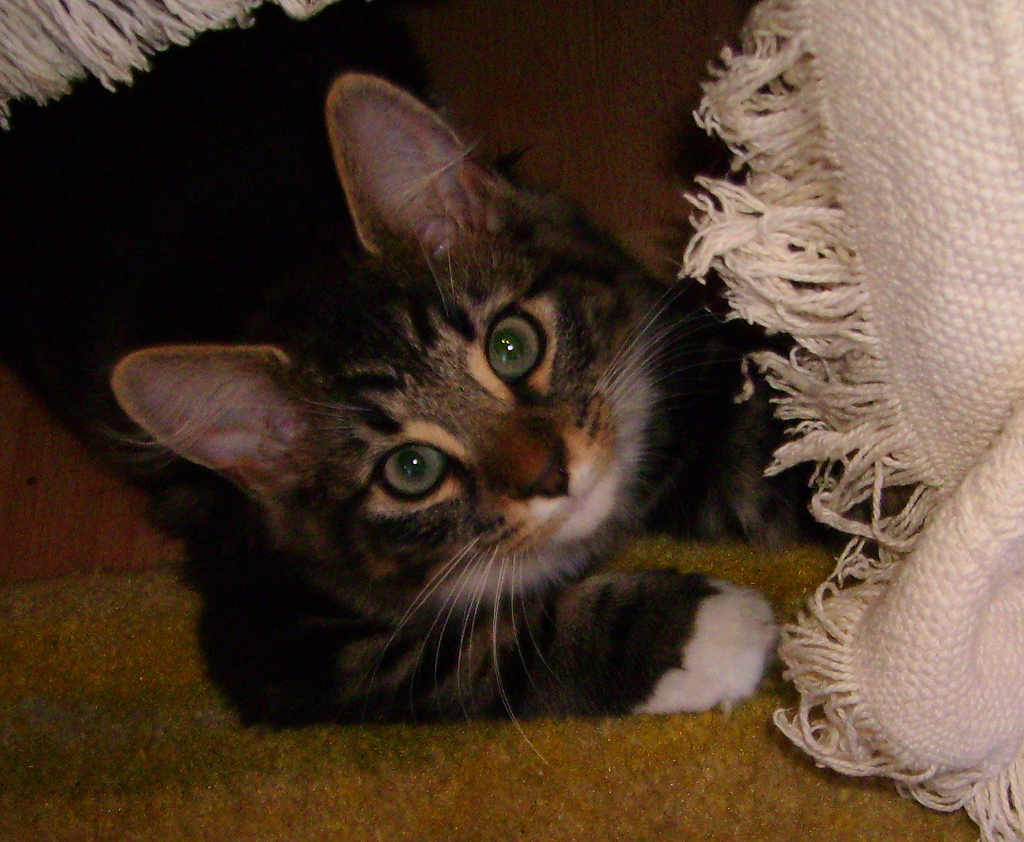
#> input picture Dataset/1.jpg, 1024 x 842 px, found by its file name
$ jupyter execute Similarity.ipynb
#> lines starting #> are read from the running program, lines starting #| are printed output that depends on the picture
[cell 1]
import cv2
import matplotlib.pyplot as plt

# using a test cat image
image = cv2.imread('1.jpg')
#> image is the input picture: shape (842, 1024, 3); mean B, G, R 46.7, 61.4, 80.5
gray_image = cv2.cvtColor(image, cv2.COLOR_BGR2GRAY)
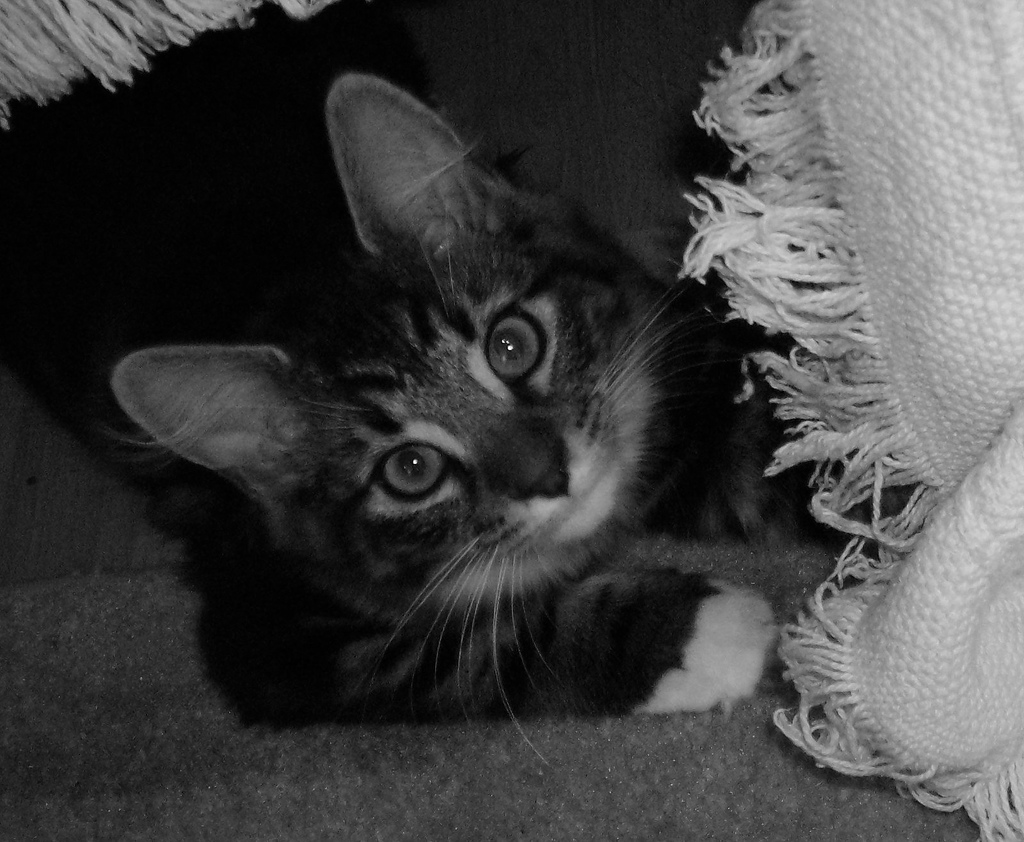
#> gray_image: shape (842, 1024); min 0, max 254, mean 65.4
histogram = cv2.calcHist([gray_image], [0], None, [256], [0, 256])
#> histogram = 256 values, max 40238 at index 3, min 0 at index 223, mean 3368
plt.plot(histogram)
plt.title('Histogram of test image')
plt.show()
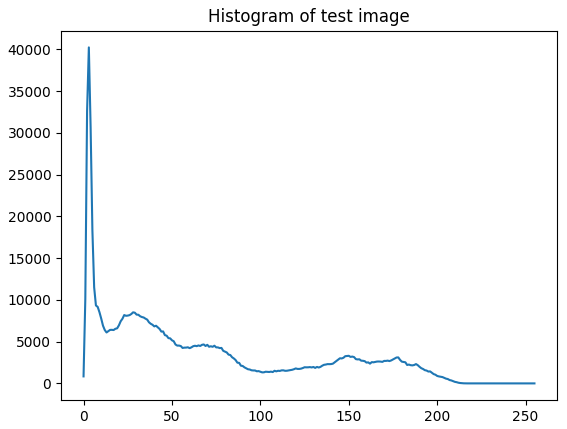
#> figure drawn by matplotlib, 1 panel; curve peaks at x = 3, y = 40238

#1st image
image1 = cv2.imread('2.jpg')
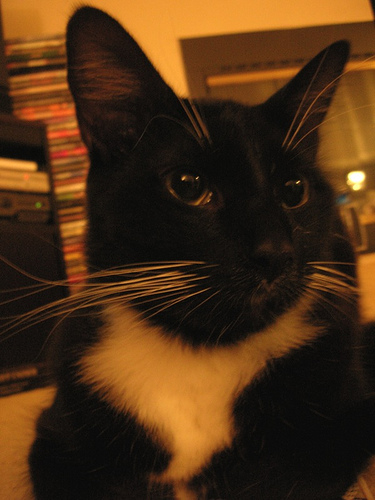
#> input picture Dataset/2.jpg, 375 x 500 px, found by its file name
#> image1 is the input picture: shape (500, 375, 3); mean B, G, R 21.4, 47.9, 76.6
gray_image1 = cv2.cvtColor(image1, cv2.COLOR_BGR2GRAY)
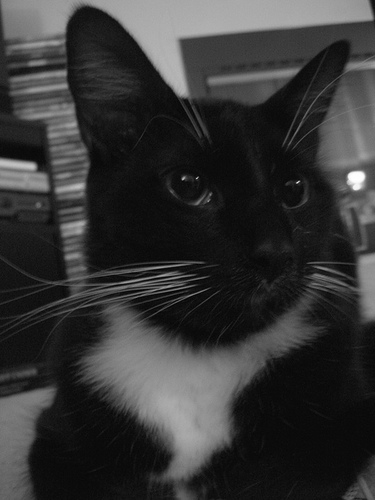
#> gray_image1: shape (500, 375); min 0, max 255, mean 53.5
histogram1 = cv2.calcHist([gray_image1], [0], None, [256], [0, 256])
#> histogram1 = 256 values, max 8702 at index 12, min 0 at index 196, mean 732.4

#2nd image
image2 = cv2.imread('3.jpg')
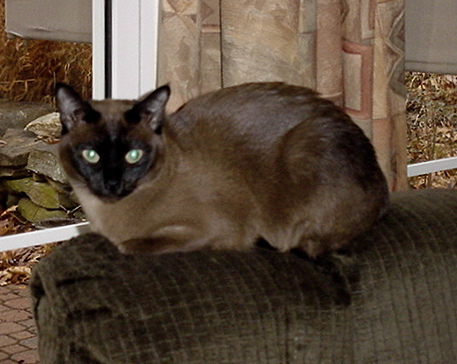
#> input picture Dataset/3.jpg, 457 x 364 px, found by its file name
#> image2 is the input picture: shape (364, 457, 3); mean B, G, R 57.9, 73, 88.8
gray_image2 = cv2.cvtColor(image2, cv2.COLOR_BGR2GRAY)
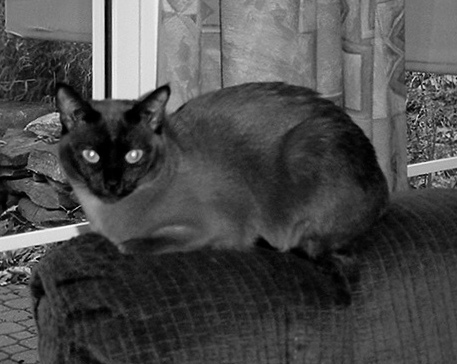
#> gray_image2: shape (364, 457); min 0, max 254, mean 76
histogram2 = cv2.calcHist([gray_image2], [0], None, [256], [0, 256])
#> histogram2 = 256 values, max 1767 at index 33, min 0 at index 253, mean 649.8

c1 = 0
c2 = 0

# Euclidean Distance between 1st cat image and test image
i = 0
while i<len(histogram) and i<len(histogram1):
    c1+=(histogram[i]-histogram1[i])**2
    i+= 1
#> this loop made 256 passes
#> c1 on passes 1 to 3: [702244], [102772848], [1.17e+09]
#> after the loop, c1 = [6.32e+09]; i = 256
c1 = c1**(1 / 2)
#> c1 = [79502.7]


# Euclidean Distance between 2nd cat image and test image
j = 0
while j<len(histogram) and j<len(histogram2):
    c2+=(histogram[j]-histogram2[j])**2
    j+= 1
#> this loop made 256 passes
#> c2 on passes 1 to 3: [65025], [91095704], [1.13e+09]
#> after the loop, c2 = [6.37e+09]; j = 256
c2 = c2**(1 / 2)
#> c2 = [79824.8]

if(c1 < c2):
    print("1st Image is more similar to the test image as compared to 2nd Image")
    plt.plot(histogram1)
    plt.title('Histogram of 1st image')
    plt.show()
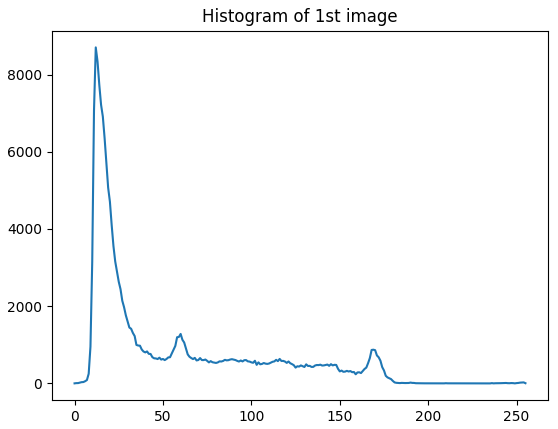
#> figure drawn by matplotlib, 1 panel; curve peaks at x = 12, y = 8702
else:
    print("2nd Image is more similar to the test image as compared to 1st Image")
    plt.plot(histogram2)
    plt.title('Histogram of 2nd image')
    plt.show()
